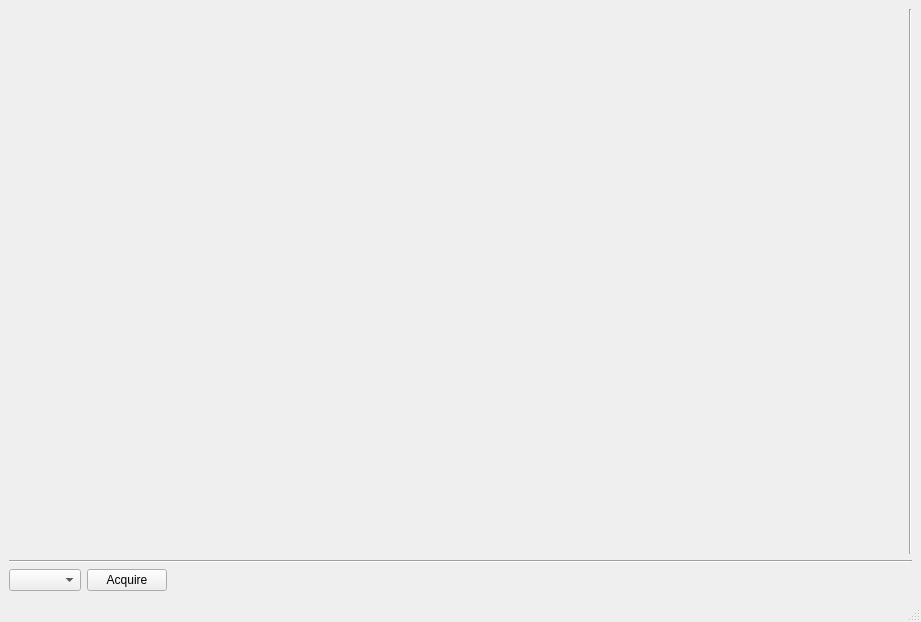
<?xml version="1.0" encoding="UTF-8"?>
<ui version="4.0">
 <class>MainWindowBurton</class>
 <widget class="QMainWindow" name="MainWindowBurton">
  <property name="geometry">
   <rect>
    <x>0</x>
    <y>0</y>
    <width>921</width>
    <height>622</height>
   </rect>
  </property>
  <property name="windowTitle">
   <string>IWATSU Digital Oscilloscope DS-8812 BRINGO</string>
  </property>
  <widget class="QWidget" name="centralwidget">
   <layout class="QVBoxLayout" name="verticalLayout">
    <item>
     <layout class="QHBoxLayout" name="matplot_buttons_hlayout">
      <item>
       <widget class="QWidget" name="matplot_widget" native="true">
        <property name="sizePolicy">
         <sizepolicy hsizetype="Expanding" vsizetype="Expanding">
          <horstretch>0</horstretch>
          <verstretch>0</verstretch>
         </sizepolicy>
        </property>
        <layout class="QVBoxLayout" name="matplot_vlayout"/>
       </widget>
      </item>
      <item>
       <widget class="Line" name="channels_vline">
        <property name="orientation">
         <enum>Qt::Vertical</enum>
        </property>
       </widget>
      </item>
     </layout>
    </item>
    <item>
     <widget class="Line" name="hline">
      <property name="orientation">
       <enum>Qt::Horizontal</enum>
      </property>
     </widget>
    </item>
    <item>
     <layout class="QHBoxLayout" name="cmd_query_hlayout">
      <item>
       <widget class="QComboBox" name="serial_combo"/>
      </item>
      <item>
       <widget class="QPushButton" name="acquire_button">
        <property name="sizePolicy">
         <sizepolicy hsizetype="Fixed" vsizetype="Fixed">
          <horstretch>0</horstretch>
          <verstretch>0</verstretch>
         </sizepolicy>
        </property>
        <property name="text">
         <string>Acquire</string>
        </property>
       </widget>
      </item>
      <item>
       <spacer name="cmd_query_hspacer">
        <property name="orientation">
         <enum>Qt::Horizontal</enum>
        </property>
        <property name="sizeHint" stdset="0">
         <size>
          <width>40</width>
          <height>20</height>
         </size>
        </property>
       </spacer>
      </item>
     </layout>
    </item>
   </layout>
  </widget>
  <widget class="QStatusBar" name="statusBar"/>
 </widget>
 <resources/>
 <connections>
  <connection>
   <sender>acquire_button</sender>
   <signal>clicked()</signal>
   <receiver>MainWindowBurton</receiver>
   <slot>Acquire()</slot>
   <hints>
    <hint type="sourcelabel">
     <x>252</x>
     <y>584</y>
    </hint>
    <hint type="destinationlabel">
     <x>792</x>
     <y>80</y>
    </hint>
   </hints>
  </connection>
 </connections>
 <slots>
  <slot>Acquire()</slot>
  <slot>calculateFFT()</slot>
  <slot>ch_toggled()</slot>
  <slot>ch_coupling_changed()</slot>
  <slot>serial_changed(QString)</slot>
  <slot>aset()</slot>
  <slot>ch_lpfilter_toggled()</slot>
  <slot>persist_toggled()</slot>
  <slot>equiv_toggled()</slot>
 </slots>
</ui>
